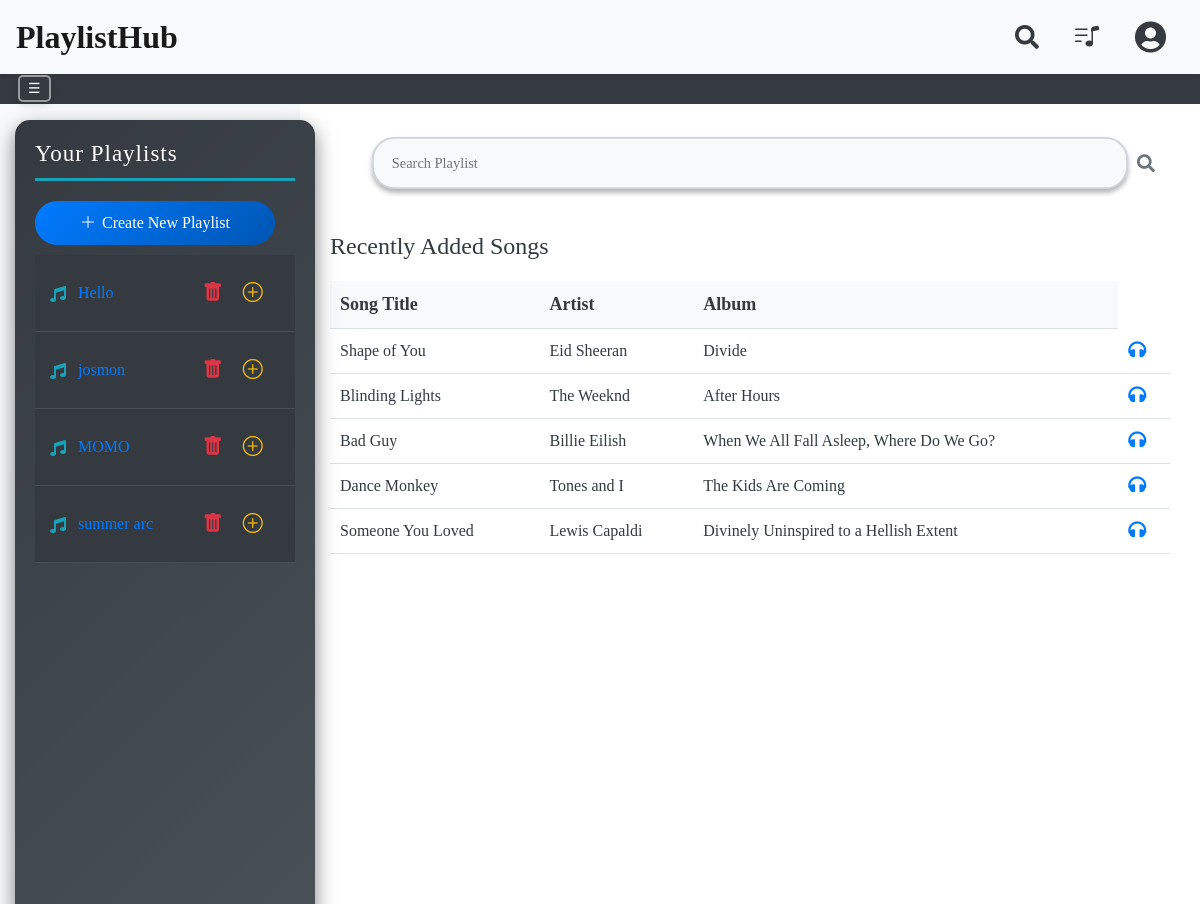
/index.php (signed in), run on the app's committed database.
### tables this page shows
CREATE TABLE `playlists` (
  `playlist_id` int(11) NOT NULL,
  `user_id` int(11) NOT NULL,
  `title` varchar(100) NOT NULL,
  `description` text DEFAULT NULL
);

CREATE TABLE `songs` (
  `song_id` int(11) NOT NULL,
  `title` varchar(100) NOT NULL,
  `artist` varchar(100) NOT NULL,
  `album` varchar(100) DEFAULT NULL,
  `genre` varchar(50) DEFAULT NULL,
  `duration` time DEFAULT NULL
);

### public/index.php (the view, shortened to what this page needs)
<?php
include 'header.php';
require_once '../config/db.php';
$songs = [];
$playlists = [];
$search = $_GET['search'] ?? '';
$order = $_GET['order'] ?? 'ASC';
try {
    $query = "SELECT * FROM Playlists WHERE user_id = ?";
    $query .= " ORDER BY title $order";
    $stmt = $pdo->prepare($query);
    $stmt->execute(!empty($search) ? [$_SESSION['user_id'], "%$search%"] : [$_SESSION['user_id']]);
    $playlists = $stmt->fetchAll();
} catch (PDOException $e) {
    $message = "Error fetching playlists: " . htmlspecialchars($e->getMessage());
}
try {
    $stmt = $pdo->prepare("SELECT * FROM Songs LIMIT 5");
    $stmt->execute();
    $songs = $stmt->fetchAll();
} catch (PDOException $e) {
    $message = "Error fetching songs: " . htmlspecialchars($e->getMessage());
}
?>
<!DOCTYPE html>
<html lang="en">
<head>
    <link rel="stylesheet" href="../assets/css/style.css">
    <link rel="stylesheet" href="https://cdnjs.cloudflare.com/ajax/libs/font-awesome/6.0.0-beta3/css/all.min.css">
    <link href="https://cdnjs.cloudflare.com/ajax/libs/font-awesome/5.15.4/css/all.min.css" rel="stylesheet">
</head>
<body>
<header></header>
<div class="desktop-container">
<div class="sidebar" id="sidebar">
    <h3>Your Playlists</h3>
    <button class="create-playlist-btn-icon" onclick="openModal()">
    <i class="bi bi-plus-lg"></i> Create New Playlist
    </button>
    <?php if ($playlists): ?>
        <table class="playlist-table">
            <tbody>
                <?php foreach ($playlists as $pl): ?>
                    <tr>
                        <td>
                            <a href="showplaylist.php?playlist_id=<?php echo htmlspecialchars($pl['playlist_id']); ?>" class="playlist-link">
                                <i class="fa fa-music" aria-hidden="true" style="margin-right: 8px; color: #17a2b8;"></i>
                                <?php echo htmlspecialchars($pl['title']); ?>
                            </a>
                        </td>
                        <td>
                            <form method="post" class="delete-form" style="display:inline;">
                                <button type="submit" name="delete_playlist" class="delete-btn" onclick="return confirm('Are you sure you want to delete this playlist?');">
                                    <i class="bi bi-trash-fill"></i>
                                </button>
                            </form>
                            <a href="search.php" class="update-btn">
                                <i class="bi bi-plus-circle"></i>
                            </a>
                        </td>
                    </tr>
                <?php endforeach; ?>
            </tbody>
        </table>
    <?php else: ?>
        <p class="no-playlists">No playlists found. Create one!</p>
    <?php endif; ?>
</div>
    <button id="toggleButton" class="sidebar-toggle-btn" onclick="toggleSidebar()">☰</button>
    <div class="content">
    <form method="get" class="form-search">
    <div class="search-container">
        <i class="fas fa-search search-icon"></i>
        <input type="text" name="search" placeholder="Search Playlist" value="<?php echo htmlspecialchars($search); ?>">
    </div>
</form>
        <h3>Recently Added Songs</h3>
        <table class="songs-table">
            <thead>
                <tr>
                    <th>Song Title</th>
                    <th>Artist</th>
                    <th>Album</th>
                </tr>
            </thead>
            <tbody>
                <?php foreach ($songs as $song): ?>
                    <tr>
                        <td><?php echo htmlspecialchars($song['title']); ?></td>
                        <td><?php echo htmlspecialchars($song['artist']); ?></td>
                        <td><?php echo htmlspecialchars($song['album']); ?></td>
                        <td>
                            <i class="fas fa-headphones" onclick="showDetails('<?php echo htmlspecialchars($song['title']); ?>', '<?php echo htmlspecialchars($song['artist']); ?>', '<?php echo htmlspecialchars($song['album']); ?>')"></i>
                        </td>
                    </tr>
                <?php endforeach; ?>
            </tbody>
        </table>
    </div>
</div>
</body>
</html>

### public/header.php (shortened to what this page needs)
<!DOCTYPE html>
<html lang="en">
<head>
    <link rel="stylesheet" href="styleh.css">
    <link rel="stylesheet" href="https://stackpath.bootstrapcdn.com/bootstrap/4.5.2/css/bootstrap.min.css">
    <link rel="stylesheet" href="https://cdnjs.cloudflare.com/ajax/libs/font-awesome/6.0.0-beta3/css/all.min.css">
    <link href="https://cdn.jsdelivr.net/npm/bootstrap-icons/font/bootstrap-icons.css" rel="stylesheet">
</head>
<body>
<nav class="navbar navbar-expand-lg navbar-light bg-light">
    <a class="navbar-brand" href="index.php">PlaylistHub</a>
    <div class="collapse navbar-collapse" id="navbarNav">
        <ul class="navbar-nav ml-auto align-items-center">
            <li class="nav-item">
                <a class="nav-link" href="search.php">
                    <i class="fas fa-search" style="font-size: 1.5rem;"></i>
                </a>
            </li>
            <li class="nav-item">
                <a class="nav-link" href="view_playlists.php">
                     <i class="bi bi-music-note-list"></i>
                </a>
            </li>
            <li class="nav-item dropdown">
                <a class="nav-link" href="#" id="accountDropdown" role="button" data-toggle="dropdown" aria-haspopup="true" aria-expanded="false">
                    <i class="fas fa-user-circle" style="font-size: 2rem;"></i>
                </a>
            </li>
        </ul>
    </div>
</nav>
</body>
</html>

### assets/styleh.css (style rules this page uses)
body { font-family: Arial, sans-serif; background-color: #F8F9FA; color: #343A40; margin: 0; padding: 0; }
.navbar { background-color: #FFFFFF; box-shadow: 0 2px 4px rgba(0, 0, 0, 0.1); }
.navbar-brand { color: #007BFF; }
.navbar-nav .nav-link { color: #343A40; }
.navbar .nav-link { display: flex; align-items: center; padding: 8px 16px; }
.navbar .nav-link .fa-user-circle { font-size: 28px; margin-right: 10px; }
.navbar .nav-link i { font-size: 28px; }
.nav-item .fas.fa-user-circle { font-size: 2rem !important; }
.nav-item .nav-link i { color: #343a40; transition: color 0.3s ease-in-out; }
.navbar-nav .nav-item .nav-link i { display: inline-block; color: #343a40; transition: color 0.3s ease-in-out, transform 0.3s ease-in-out; vertical-align: middle; }
.navbar-nav .nav-item .nav-link i { font-size: 1.5rem; margin: 0 10px; }
.navbar-nav .dropdown .fas.fa-user-circle { font-size: 2rem; }
.search-container { position: relative; width: 100%; margin-bottom: 20px; }
.search-icon { position: absolute; right: 15px; top: 50%; transform: translateY(-50%); font-size: 18px; color: #6c757d; }
.navbar-brand { font-family: 'Century Schoolbook', serif; font-size: 32px; font-weight: bold; color: #ffffff; }

### data on the page
playlists: title "Hello"
playlists: title "josmon"
playlists: title "MOMO"
playlists: title "summer arc"
songs: title "Shape of You", artist "Eid Sheeran", album "Divide"
songs: title "Blinding Lights", artist "The Weeknd", album "After Hours"
songs: title "Bad Guy", artist "Billie Eilish", album "When We All Fall Asleep, Where Do We Go?"
songs: title "Dance Monkey", artist "Tones and I", album "The Kids Are Coming"
songs: title "Someone You Loved", artist "Lewis Capaldi", album "Divinely Uninspired to a Hellish Extent"
